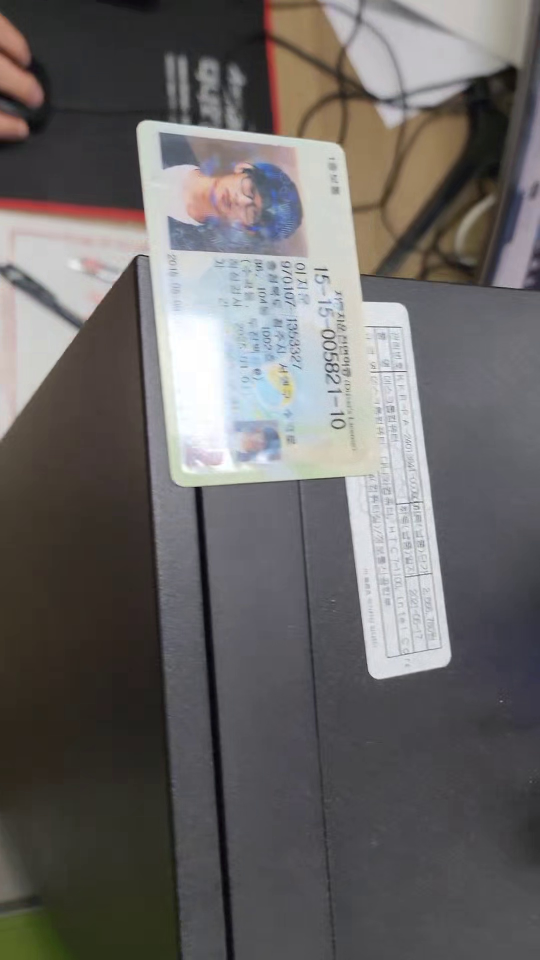
#> input picture project_test3.jpg, 1080 x 1920 px, found by its file name (shown at 1/2 size)
$ python 11.30.py   (older library calls are emulated)
#> lines starting #> are read from the running program, lines starting #| are printed output that depends on the picture
import cv2
import numpy as np
import matplotlib.pyplot as plt
import matplotlib
import random
from imutils.perspective import four_point_transform
from imutils.contours import sort_contours
import matplotlib.pyplot as plt
import imutils
# [84 lines of commented-out code are left out]

matplotlib.rcParams.update({'font.size':20})
# left_img = cv2.imread('C:/Users/dlwld/PycharmProjects/vision/data/stereo/left.png')
left_img = cv2.imread('C:/Users/dlwld/PycharmProjects/vision/project_test3.jpg')
#> left_img is the input picture: shape (1920, 1080, 3); mean B, G, R 102.2, 102.8, 105.6
# right_img = cv2.imread('C:/Users/dlwld/PycharmProjects/vision/data/stereo/right.png')
right_img = cv2.imread('C:/Users/dlwld/PycharmProjects/vision/project_test4.jpg')
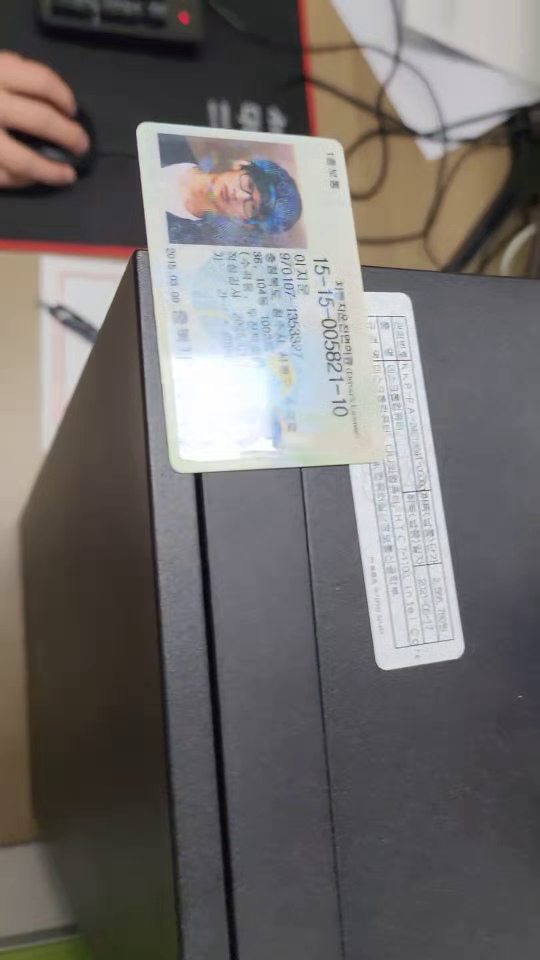
#> input picture project_test4.jpg, 1080 x 1920 px, found by its file name (shown at 1/2 size)
#> right_img is the input picture: shape (1920, 1080, 3); mean B, G, R 107.2, 108.6, 112.4

stereo_bm = cv2.StereoBM_create(32)
dismap_bm = stereo_bm.compute(cv2.cvtColor(left_img, cv2.COLOR_BGR2GRAY),
                              cv2.cvtColor(right_img, cv2.COLOR_BGR2GRAY))
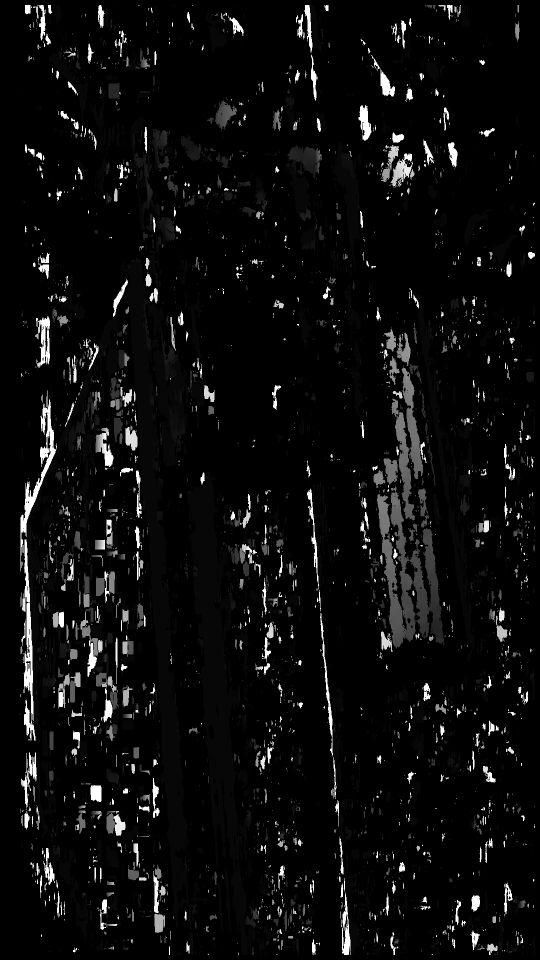
#> dismap_bm: shape (1920, 1080) int16 (shown at 1/2 size); min -16, max 496, mean 9.4; drawn with min black and max white
stereo_sgbm = cv2.StereoSGBM_create(0,32)
dismap_sgbm = stereo_sgbm.compute(left_img,right_img)
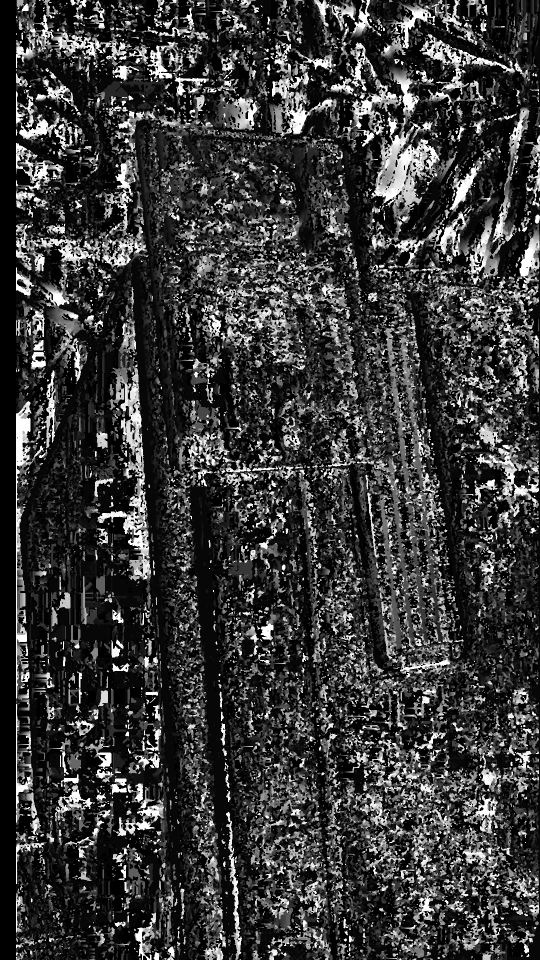
#> dismap_sgbm: shape (1920, 1080) int16 (shown at 1/2 size); min -16, max 496, mean 99; drawn with min black and max white

dismap_sgbm = np.expand_dims(dismap_sgbm,axis=2)
print(dismap_bm.shape)
#| (1920, 1080)
#> (the run stopped early here; a loop or call above may not have finished)
